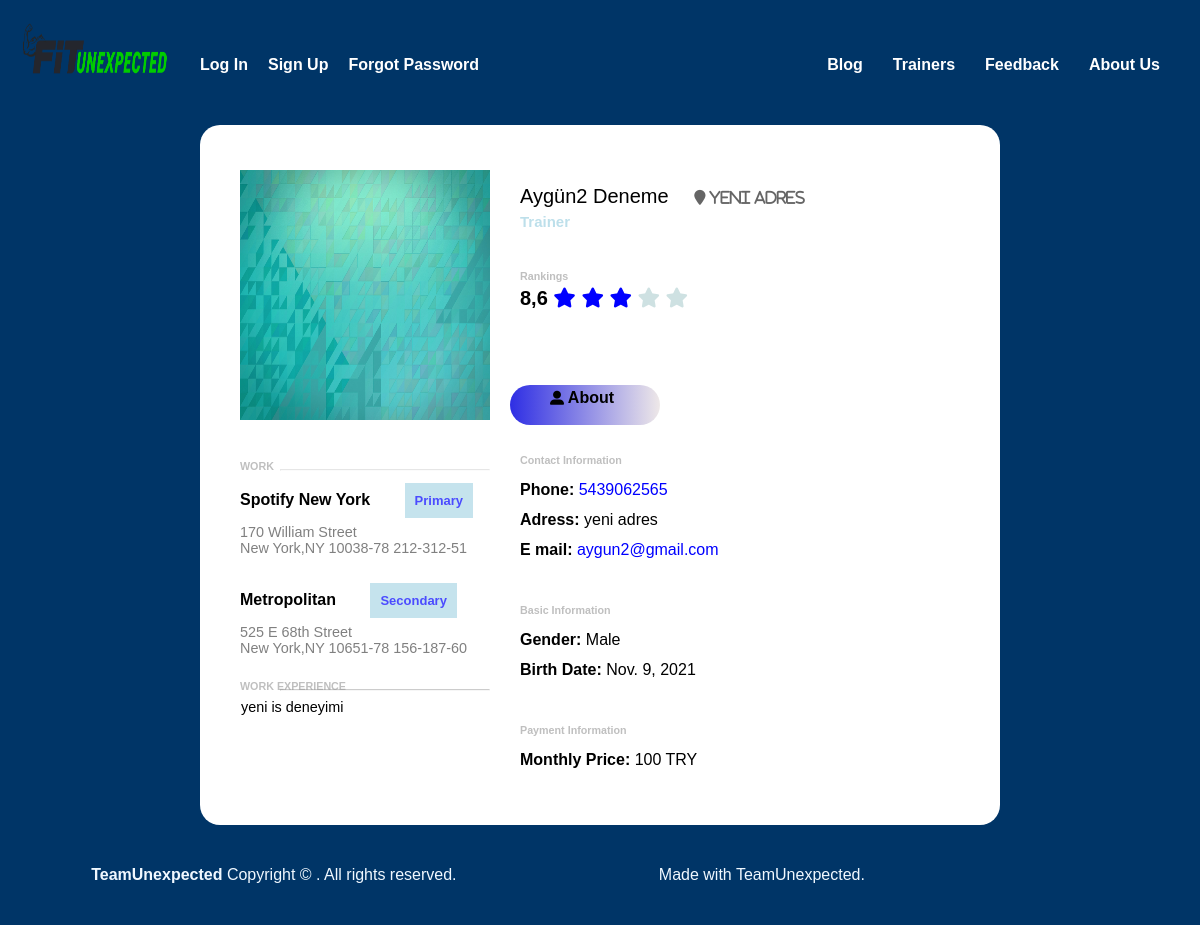
Page /trainer/3/ on the earlier database version.
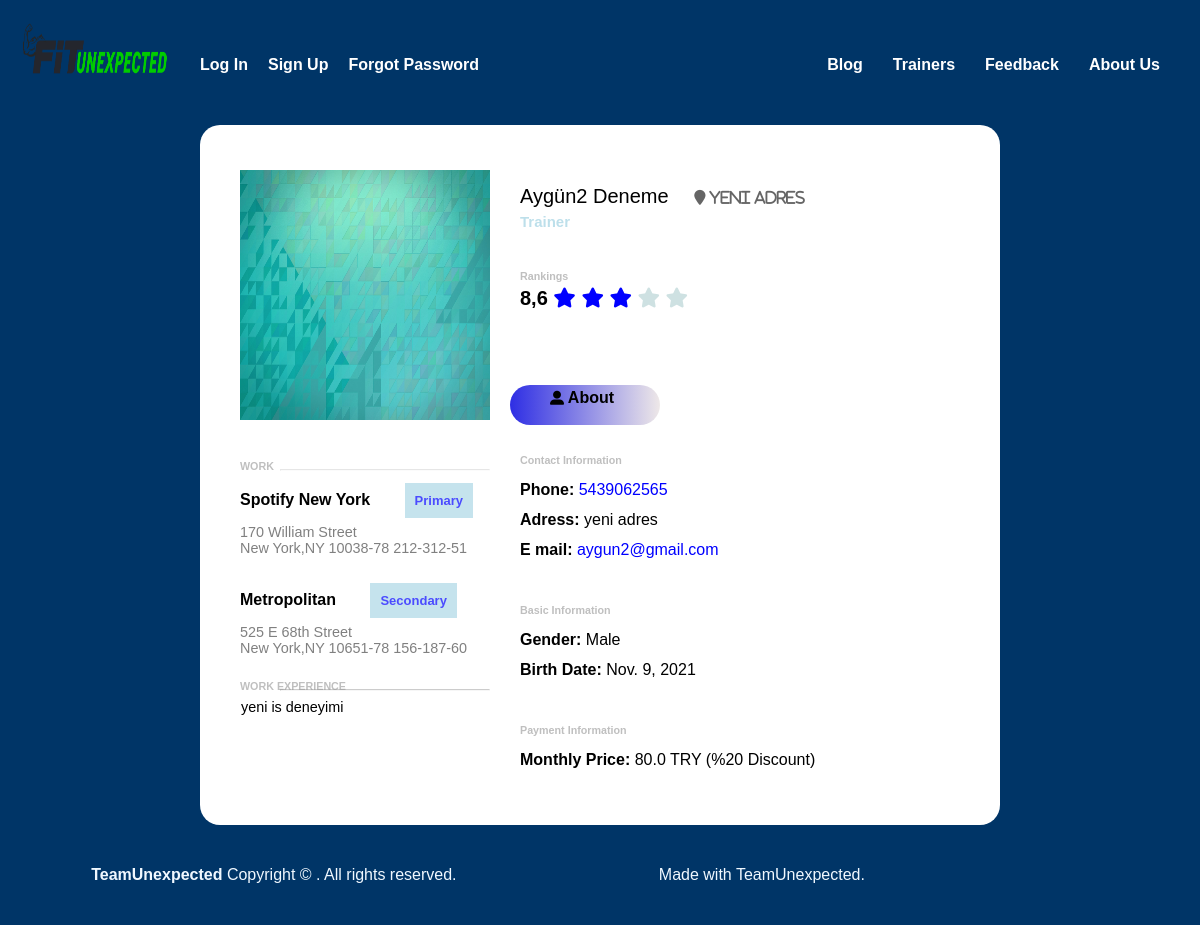
Same page on the later database version.
### trainer/models.py (models this page shows, shortened)
class Trainer(models.Model):
    Name= models.CharField(max_length=120)
    Surname = models.CharField(max_length=120)
    City = models.CharField(max_length=120)
    Phone = models.CharField(max_length=10)
    Mail = models.EmailField(max_length=120)
    gender_dict = [
        (True, 'Erkek'),
        (False, 'Kadın')
    ]
    Gender = models.BooleanField(blank=False, null=False, choices=gender_dict)
    Address = models.TextField()
    Work_Experience = models.TextField()
    image = models.FileField(null=True,blank=True)
    Birth_Date = models.DateField()
    approval_dict = [
        (True, 'Onaylı'),
        (False, 'Onaylanmamış')
    ]
    is_approved = models.BooleanField(default=False, verbose_name = 'Onay', choices=approval_dict)
    User_ID = models.ForeignKey('auth.User', related_name='trainers', on_delete=models.CASCADE, blank=True, null=True, verbose_name='Kullanıcı Hesabı')

### Product/models.py (models this page shows, shortened)
class Product(models.Model):
    name = models.CharField(max_length=120, verbose_name='Product Name')
    description = models.CharField(max_length=250, verbose_name='Description')
    price = models.IntegerField(default=0, verbose_name='Price')
    discount_rate = models.IntegerField(default=0, verbose_name='Discount Rate %')
    on_sale = models.BooleanField(default=True, verbose_name='On Sale') # True = active product

### trainer/views.py (the view)
# urls.py: re_path(r'^(?P<id>\d+)/$', trainer_detail, name='detail'),
def trainer_detail(request, id):
    trainer = get_object_or_404(Trainer, id=id)
    product = None
    product = Product.objects.all().first()
    disc_price = product.price * ((100 - product.discount_rate) / 100)
    form = CommentForm(request.POST or None)
    if form.is_valid():
        comment = form.save(commit=False)
        comment.trainer = trainer
        comment.save()
        return HttpResponseRedirect(trainer.get_absolute_url())
    context = {
        'trainer': trainer,
        'form': form,
        'product': product,
        'disc_price': disc_price,
    }
    return render(request, 'trainer/detail.html', context)

### templates/trainer/detail.html (shortened to what this page needs)
{% load static %}
<html>
  <head>
    <link rel="stylesheet" href="{% static 'css/profile.css' %}" />
    <link rel="stylesheet" href="{% static 'css/Header.css' %}" />
    <link rel="stylesheet" href="{% static 'css/Footer.css' %}" />
    <link
      rel="stylesheet"
      href="https://cdnjs.cloudflare.com/ajax/libs/font-awesome/5.14.0/css/all.min.css"
    />
    <link
      rel="stylesheet"
      href="https://cdnjs.cloudflare.com/ajax/libs/font-awesome/4.7.0/css/font-awesome.min.css"
    />
    <link
      rel="stylesheet"
      href="https://cdnjs.cloudflare.com/ajax/libs/font-awesome/4.7.0/css/font-awesome.min.css"
    />
  </head>
  <body>
    {% include 'header.html' %}
    <div class="profile-box">
      <div class="left-side">
        <div class="image">
          <img src="{{trainer.image.url}}" alt="" />
        </div>
        <div class="experience">
          <h6>
            WORK
            <hr />
          </h6>
          <div>
            <p style="font-weight: bold">
              Spotify New York
              <b>Primary</b>
            </p>
            <p style="margin-top: 15px; color: grey; font-size: 0.9em">
              170 William Street<br />New York,NY 10038-78 212-312-51
            </p>
          </div>
          <div>
            <p style="font-weight: bold">
              Metropolitan
              <b>Secondary</b>
            </p>
            <p style="margin-top: 15px; color: grey; font-size: 0.9em">
              525 E 68th Street<br />New York,NY 10651-78 156-187-60
            </p>
          </div>
        </div>
        <div class="skills">
          <h6>WORK EXPERIENCE</h6>
          <hr />
          <ul>
            <li>{{ trainer.Work_Experience }}</li>
          </ul>
        </div>
      </div>
      <div class="right-side">
        <div class="upper-inf">
          <div class="personal-inf">
            <p style="font-size: 20px">
              {{trainer.Name}} {{trainer.Surname}}
              <i
                style="padding-left: 20px; font-size: 15px; opacity: 0.6"
                class="fa"
                >&#xf041; {{ trainer.Address }}</i
              >
            </p>
            <p style="margin-top: 5px; opacity: 0.8">
              <b style="font-size: 15px; color: lightblue">Trainer</b>
            </p>
          </div>
          <div class="ranking">
            <h6>Rankings</h6>
            <p style="margin-top: 5px; font-size: 20px; font-weight: bold">
              8,6
              <span class="fa fa-star checked"></span>
              <span class="fa fa-star checked"></span>
              <span class="fa fa-star checked"></span>
              <span class="fa fa-star"></span>
              <span class="fa fa-star"></span>
            </p>
          </div>
        </div>
        <div class="down-inf">
          <div class="down-info-buttons">
            <div id="btn"></div>
            <a href="#" class="toggle-btn">
              <i style="font-size: 14px" class="fas">&#xf406;</i> About
            </a>
          </div>
          <form id="About" class="input-group">
            <div class="about">
              <div class="contact">
                <h6>Contact Information</h6>
                <p style="color: blue">
                  <b style="color: black">Phone: </b> {{ trainer.Phone }}
                </p>
                <p><b>Adress: </b> {{ trainer.Address }}</p>
                <p style="color: blue">
                  <b style="color: black">E mail: </b> {{ trainer.Mail}}
                </p>
              </div>
              <div class="basic">
                <h6>Basic Information</h6>
                <p>
                  <b>Gender: </b> {% if trainer.Gender %} Male {% else %} Female
                  {% endif %}
                </p>
                <p><b>Birth Date: </b>{{trainer.Birth_Date}}</p>
              </div>
              <div class="basic">
                <h6>Payment Information</h6>
                <p>
                  <b>Monthly Price: </b>
                  {% if product %} {% if product.discount_rate > 0 %}
                  {{disc_price }} TRY (%{{product.discount_rate}} Discount)
                  {%else %} {{ product.price }} TRY {% endif %} {% endif %}
                </p>
              </div>
            </div>
          </form>
        </div>
      </div>
    </div>
  </body>
  <footer>
    <div class="footer-container">
      <div class="left-side">
        <strong>TeamUnexpected</strong>
        Copyright &copy; . All rights reserved.
      </div>
      <div class="Right-side">Made with TeamUnexpected.</div>
    </div>
  </footer>
</html>

### templates/header.html (shortened to what this page needs)
<header>
  <div class="navbar">
    <div class="brand">
      <a href="http://127.0.0.1:8000/">
        <img
          src="/static/Images/FİTUNEXPECTED.png"
          alt="Error!"
          width="150px"
          height="75px"
        />
      </a>
    </div>
    <div class="auth-buttons">
      <div class="navigation-items">
        {% if not request.user.is_authenticated %}
        <a style="font-weight: bold" href="{% url 'accounts:login' %}"
          >Log In</a
        >
        <a style="font-weight: bold" href="{% url 'accounts:register' %}"
          >Sign Up</a
        >
        <a style="font-weight: bold" href="{% url 'accounts:password_reset' %}"
          >Forgot Password</a
        >
        {% endif %}
      </div>
    </div>
    <div class="navigation" style="">
      <div class="navigation-items">
        <a style="font-weight: bold" href="{% url 'post:index' %}">Blog</a>
        <a style="font-weight: bold" href="{% url 'trainer:index' %}"
          >Trainers</a
        >
        <a style="font-weight: bold" href="{% url 'feedback:index' %}"
          >Feedback</a
        >
        <a style="font-weight: bold" href="#">About Us</a>
      </div>
    </div>
  </div>
</header>

### static/css/Profile.css (style rules this page uses)
* { margin: 0; padding: 0; box-sizing: border-box; font-family: "Poppins", sans-serif; }
html { background: #003567; -webkit-background-size: cover; -moz-background-size: cover; -o-background-size: cover; background-size: cover; }
.profile-box { display: flex; align-items: center; justify-content: center; width: 800px; height: 700px; position: relative; margin-left: auto; margin-right: auto; margin-top: 125px; background: #fff; padding: 5px; overflow: hidden; border-radius: 20px; }
.left-side { position: relative; width: 250px; }
.left-side .image { position: relative; margin-top: 100px; }
.left-side .image img { width: 250px; height: 250px; }
.left-side .experience { position: relative; margin-top: 40px; height: 200px; }
.experience div { position: relative; height: 80px; }
.left-side .skills { position: relative; margin-top: 20px; height: 200px; }
h6 { color: gray; opacity: 0.5; }
.left-side p b { background-color: lightblue; color: blue; font-weight: bold; opacity: 0.7; font-size: small; margin-left: 30px; padding: 10px; }
.left-side hr { color: gray; margin-left: 40px; margin-top: -3px; opacity: 0.5; }
.left-side ul { margin-top: 5px; margin-left: 1px; font-size: 0.9em; list-style: none; }
.left-side ul li { padding-top: 3px; }
.experience div { margin-top: 20px; }
.right-side { position: relative; width: 450px; margin-left: 20px; }
.right-side .upper-inf { position: relative; margin-top: 20px; height: 200px; }
.right-side .down-inf { position: relative; height: 400px; overflow: hidden; }
.upper-inf .personal-inf { margin-left: 10px; }
.upper-inf .ranking { margin-left: 10px; margin-top: 40px; }
.down-info-buttons a { font-weight: bold; }
.toggle-btn { color: black; top: 4px; padding: 0 40px; text-decoration: none; cursor: pointer; background: transparent; border: 0; outline: none; position: relative; }
.input-group { top: 50px; left: 0; position: absolute; width: 280px; transition: 0.5s; }
.about { width: 300px; margin-left: 10px; margin-top: 10px; }
.contact { line-height: 30px; }
.basic { margin-top: 30px; line-height: 30px; }
#btn { top: 0; left: 0; position: absolute; width: 150px; height: 40px; background: linear-gradient(to right, rgb(46, 46, 228), rgb(238, 232, 232)); border-radius: 30px; transition: 0.7s; }

### static/css/Header.css (style rules this page uses)
* { margin: 0; padding: 0; box-sizing: border-box; font-family: "Poppins", sans-serif; }
header { z-index: 999; position: absolute; top: 0; left: 0; width: 100%; display: flex; align-items: center; justify-content: center; padding: 15px 0; transition: 0.5s ease; }
header .navbar { width: 100%; display: flex; align-items: center; }
header .navigation { flex: 8; padding-right: 40px; display: flex; justify-content: end; }
header .brand { flex: 1; margin-left: 20px; height: 100px; }
header .auth-buttons { padding-left: 20px; flex: 4; }
header .navigation-items { display: flex; align-items: center; }
header .navigation .navigation-items a { position: relative; color: #fff; font-size: 1em; font-weight: 500; text-decoration: none; margin-left: 30px; transition: 0.3s ease; }
header .navigation .navigation-items a:before { content: ""; position: absolute; background: #fff; width: 0; height: 3px; bottom: -10px; left: 0; transition: 0.3s ease; }
header .auth-buttons .navigation-items a { position: relative; color: #fff; text-decoration: none; font-size: 1em; transition: 0.3s ease; padding: 0 10px; font-weight: 500; }
header .auth-buttons .navigation-items a:before { content: ""; position: absolute; background: #fff; width: 0; height: 3px; bottom: -5px; left: 0; transition: 0.3s ease; }

### static/css/Footer.css (style rules this page uses)
footer { position: relative; margin-bottom: 0; color: aliceblue; width: 100%; background-color: #003567; height: 100px; margin-right: auto; margin-left: auto; }
.footer-container { display: flex; height: 100px; align-items: center; justify-content: space-around; }
.footer-container .left-side { width: max-content; }

### templates/trainer/detail.html (style rules this page uses)
.fa-star { opacity: 0.3; color: cadetblue; }
.checked { opacity: 1; color: blue; }

Differences in the rows shown:
changed Product: discount_rate (not shown) → "20"; price "100" → (not shown)
Other differences:
{{ disc_price }}: (not shown) → "80.0"
text no longer shown: "TRY"
text now shown: "TRY (% Discount)"
